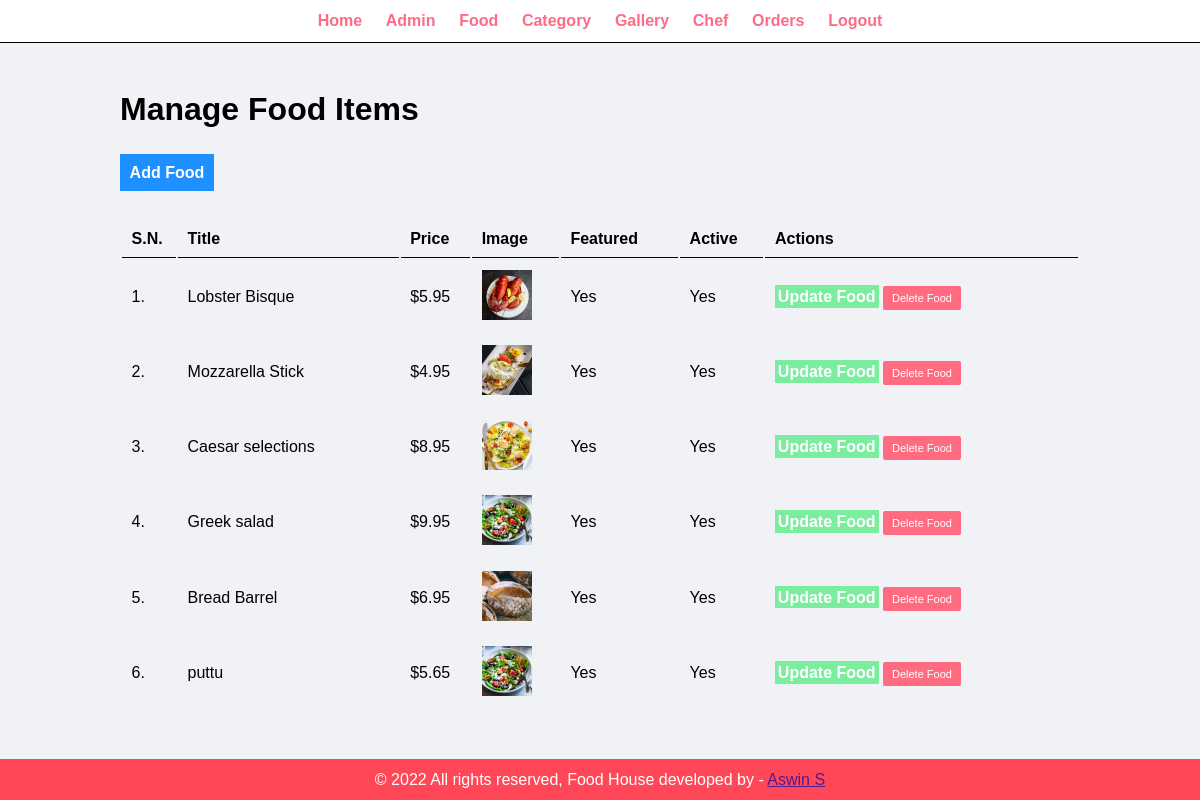
/admin/manage-food.php (signed in), run on the app's committed database.
### tables this page shows
CREATE TABLE `tbl_food` (
  `id` int(10) UNSIGNED NOT NULL,
  `title` text NOT NULL,
  `description` varchar(100) NOT NULL,
  `price` decimal(10,2) NOT NULL,
  `image_name` varchar(255) NOT NULL,
  `category_id` int(10) UNSIGNED NOT NULL,
  `featured` varchar(10) NOT NULL,
  `active` varchar(10) NOT NULL
);

### admin/manage-food.php (the view, shortened to what this page needs)
<?php include('partials/menu.php'); ?>
<div class="main-content">
    <div class="wrapper">
        <h1>Manage Food Items</h1>
        <br /><br />
                <a href="<?php echo SITEURL; ?>admin/add-food.php" class="btn-primary">Add Food</a>
                <br /><br /><br />
                <table class="tbl-full">
                    <tr>
                        <th>S.N.</th>
                        <th>Title</th>
                        <th>Price</th>
                        <th>Image</th>
                        <th>Featured</th>
                        <th>Active</th>
                        <th>Actions</th>
                    </tr>
                    <?php
                        $sql = "SELECT * FROM tbl_food";
                        $res = mysqli_query($conn, $sql);
                        $count = mysqli_num_rows($res);
                        $sn=1;
                        if($count>0)
                        {
                            while($row=mysqli_fetch_assoc($res))
                            {
                                $id = $row['id'];
                                $title = $row['title'];
                                $price = $row['price'];
                                $image_name = $row['image_name'];
                                $featured = $row['featured'];
                                $active = $row['active'];
                                ?>
                                <tr>
                                    <td><?php echo $sn++; ?>. </td>
                                    <td><?php echo $title; ?></td>
                                    <td>$<?php echo $price; ?></td>
                                    <td>
                                        <?php
                                            if($image_name=="")
                                            {
                                                echo "<div class='error'>Image not Added.</div>";
                                            }
                                            else
                                            {
                                                ?>
                                                <img src="<?php echo SITEURL; ?>assets/img/menu/<?php echo $image_name; ?>" width="50px">
                                                <?php
                                            }
                                        ?>
                                    </td>
                                    <td><?php echo $featured; ?></td>
                                    <td><?php echo $active; ?></td>
                                    <td>
                                        <a href="<?php echo SITEURL; ?>admin/update-food.php?id=<?php echo $id; ?>" class="btn-secondary">Update Food</a>
                                        <a href="<?php echo SITEURL; ?>admin/delete-food.php?id=<?php echo $id; ?>&image_name=<?php echo $image_name; ?>" class="btn-danger">Delete Food</a>
                                    </td>
                                </tr>
                                <?php
                            }
                        }
                        else
                        {
                            echo "<tr> <td colspan='7' class='error'> Food not Added Yet. </td> </tr>";
                        }
                    ?>
                </table>
    </div>
</div>
<?php include('partials/footer.php'); ?>

### admin/partials/menu.php (shortened to what this page needs)
<!DOCTYPE html>
<html lang="en">
<head>
    <link rel="stylesheet" href="../assets/css/admin.css">
</head>
<body>
    <div class="menu text-center">
        <div class="wrapper">
            <ul>
                <li><a href="../admin/">Home</a></li>
                <li><a href="../admin/manage-admin.php">Admin</a></li>
                <li><a href="../admin/manage-food.php">Food</a></li>
                <li><a href="../admin/manage2-category.php">Category</a></li>
                <li><a href="../admin/manage-gallery.php">Gallery</a></li>
                <li><a href="../admin/manage-chef.php">Chef</a></li>
                <li><a href="../admin/manage-order.php">Orders</a></li>
                <li><a href="../admin/logout.php">Logout</a></li>
            </ul>
        </div>
    </div>

### admin/partials/footer.php
<footer>
<div class="footer">
        <div class="wrapper">
            <p class="text-center">© 2022 All rights reserved, Food House developed by - <a href="">Aswin S</a></p>
        </div>
    </div>
</footer>
</body>
</html>

### assets/css/admin.css (style rules this page uses)
* { margin: 0; padding: 0; font-family: Arial, Helvetica, sans-serif; }
.wrapper { padding: 1%; width: 80%; margin: 0 auto; }
.text-center { text-align: center; }
.tbl-full { width: 100%; }
table tr th { border-bottom: 1px solid black; padding: 1%; text-align: left; }
table tr td { padding: 1%; }
.btn-primary { background-color: #1e90ff; padding: 1%; color: #fff; text-decoration: none; font-weight: bold; }
.btn-secondary { background-color: #7bed9f; padding: 1%; color: #fff; text-decoration: none; font-weight: bold; }
.btn-danger { background-color: #ff6b81; padding: 1%; color: #fff; text-decoration: none; font-weight: bold; }
.menu { border-bottom: 1px solid black; }
.menu ul { list-style-type: none; }
.menu ul li { display: inline; padding: 1%; }
.menu ul li a { text-decoration: none; font-weight: bold; color: #ff6b87; }
.main-content { padding: 3% 0; background-color: #f1f2f6; }
.footer { background-color: #ff4757; color: #fff; }
.btn-danger { border-radius: .125rem; font-size: 11px; font-weight: 400; line-height: 1; padding: .375rem .5625rem; font-weight: 500; }

### data on the page
tbl_food: title "Lobster Bisque", price "5.95", image_name (picture), featured "Yes", active "Yes"
tbl_food: title "Mozzarella Stick", price "4.95", image_name (picture), featured "Yes", active "Yes"
tbl_food: title "Caesar selections", price "8.95", image_name (picture), featured "Yes", active "Yes"
tbl_food: title "Greek salad", price "9.95", image_name (picture), featured "Yes", active "Yes"
tbl_food: title "Bread Barrel", price "6.95", image_name (picture), featured "Yes", active "Yes"
tbl_food: title "puttu", price "5.65", image_name (picture), featured "Yes", active "Yes"
